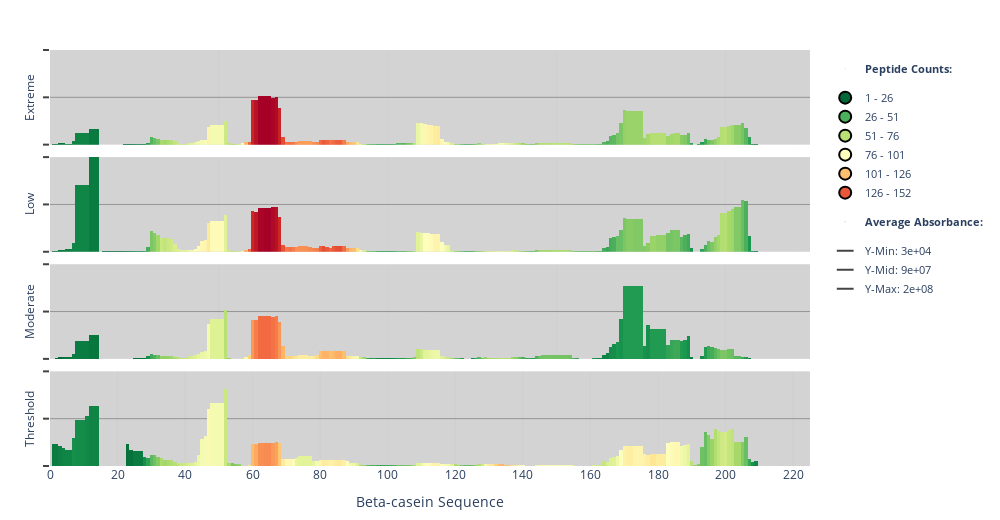

Write notebook code for a chart like this one.
### Code cell
from matplotlib.colors import to_rgba
import matplotlib.pyplot as plt
# Create a matplotlib colormap object from the Plotly colorscale name
cmap = plt.get_cmap(hm_selected_color)  

# Sort variables by key for consistent order
var_keys = sorted(list(available_data_variables.keys()))

# Get max sequence length for x-axis consistency
max_seq_len = max([len(available_data_variables[var]['protein_sequence']) for var in available_data_variables])

# find number of variables and make subplots
num_vars = len(available_data_variables)
fig = make_subplots(
    rows=num_vars, 
    cols=1,
    shared_xaxes=True,
    vertical_spacing=0.03,  # Slightly increase spacing for labels
    subplot_titles=[""] * num_vars  # Empty titles, we'll add them later
)

# Process each variable and add it to its own subplot
for i, var_key in enumerate(var_keys):
    var_data = available_data_variables[var_key]
    row = i + 1  # 1-indexed for subplots
    
    # Get the label for this variable
    if '_' in var_key:
        _, group_key = var_key.split('_', 1)
        label = group_key
    else:
        label = var_key
        
    # Get heatmap data
    if 'heatmap_df' in var_data and not var_data['heatmap_df'].empty:
        heatmap_df = var_data['heatmap_df']
        
        # Get counts and data
        counts = heatmap_df['count'].tolist()
        ms_data = heatmap_df['average'].fillna(0).tolist()
        aa_list = heatmap_df['AA'].tolist()
        
        # Get positions for all amino acids (continuous x-axis)
        positions = list(range(1, len(counts) + 1))
        
        # Create colors based on counts
        # Use the original get_grouped_colors function
        def plotly_colors():
            bar_colors_rgba = get_grouped_colors(counts, max_count, 
                                            num_groups=6,  # You can adjust this number
                                            plot_zero='no',  # or 'yes' if you want to include zeros
                                            cmap=cmap)

            # Convert matplotlib RGBA colors to Plotly format
            bar_colors = []
            for color in bar_colors_rgba:
                if color == 'white':
                    bar_colors.append('rgba(255,255,255,1.0)')
                else:
                    r, g, b, a = to_rgba(color)
                    bar_colors.append(f'rgba({int(r*255)},{int(g*255)},{int(b*255)},{a})')   
            return bar_colors
        bar_colors = plotly_colors()
        
  
        # For zero values, use very small heights
        min_height = 1e-1
        heights = []
        for ms in ms_data:
            if ms > 0:
                heights.append(max(ms, min_height))
            else:
                heights.append(min_height)  # Small non-zero value for log scale

        fig.add_trace(
            go.Bar(
                x=positions,
                y=heights,
                marker_color=bar_colors,
                marker_line_width=0,
                width=1.0,  # Full width to eliminate gaps
                hoverinfo='text',
                hovertext=[
                    f"Position: {pos}<br>Amino Acid: {aa}<br>Count: {count}<br>Abundance: {height:.2e}"
                    for pos, aa, count, height in zip(positions, aa_list, counts, heights)
                ],
                showlegend=False,
            ),
            row=row, col=1
        )
        def plotly_yaxis():    
            # Get min, max, median values for annotations
            y_min = [min(min_values)]
            y_max = [max(max_values)]

            # Get the three tick values from the calculate_y_ticks function
            tick1, tick2, tick3 = calculate_y_ticks(y_min, y_max)
            
            # Calculate log range for the y-axis display
            #log_min = np.log10(tick1)
            #log_max = np.log10(tick3)
            
            # Update y-axis with log scaling
            fig.update_yaxes(
                title=dict(
                    text=label,
                    font=dict(size=12),
                    standoff=5  # Closer to the axis
                ),
                #type='log',
                showgrid=True,
                gridwidth=1,
                gridcolor='rgba(0,0,0,0.3)',
                range= [tick1, tick3],#[log_min, log_max],  # Log-scaled range
                tickvals=[tick1, tick2, tick3],  # Show exactly 3 ticks
                ticktext=["", "", ""],  # Hide tick text but keep the ticks
                showticklabels=False,  # Don't show tick labels
                ticks="outside",  # Show tick marks outside
                ticklen=6,  # Make ticks longer
                tickwidth=2,  # Make ticks thicker
                row=row, col=1
            )
            return tick1, tick2, tick3
        tick1, tick2, tick3 = plotly_yaxis()

# Create a discrete legend at the right side of the plot
def plotly_legend(tick1, tick2, tick3):
    # PART 1: Create legend for peptide counts
    heatmap_legend_handles, heatmap_legend_labels = create_heatmap_legend_handles(cmap, num_colors, max_count, plot_zero)
    #print(f"Legend handles: {len(heatmap_legend_handles)}")
    #print(f"Legend labels: {heatmap_legend_labels}")
    # Add a separator with the first legend title
    fig.add_trace(
        go.Scatter(
            x=[None],
            y=[None],
            mode='markers',
            marker=dict(
                size=0,
                opacity=0,
            ),
            name=f"<b>{legend_title_input_2}</b>", # Bold formatting for title
            showlegend=True,
            legendgroup='peptide_count_title'
        )
    )

    # Add legend items for peptide counts
    for i, (label, handle) in enumerate(zip(heatmap_legend_labels, heatmap_legend_handles)):
        # Get color from matplotlib handle and convert to Plotly format
        color = handle.get_facecolor()
        r, g, b, a = color
        plotly_color = f'rgba({int(r*255)},{int(g*255)},{int(b*255)},{a})'
        
        # Add an invisible trace with the right legend properties
        fig.add_trace(
            go.Scatter(
                x=[None],
                y=[None],
                mode='markers',
                marker=dict(
                    size=10,
                    color=plotly_color,
                    line=dict(width=1, color='black')
                ),
                name=label,
                legendgroup=legend_title_input_2,
                showlegend=True
            )
        )
    
    # PART 2: Create legend for absorbance values
    # Add a separator with the second legend title
    fig.add_trace(
        go.Scatter(
            x=[None],
            y=[None],
            mode='markers',
            marker=dict(
                size=0,
                opacity=0,
            ),
            name=f"<b>{legend_title_input_3}</b>", # Bold formatting for title
            showlegend=True,
            legendgroup='absorbance_title'
        )
    )

    # Add an invisible trace to create a title-like effect for the second legend
    fig.add_trace(
        go.Scatter(
            x=[None],
            y=[None],
            mode='markers',
            marker=dict(
                size=0,
                opacity=0,
            ),
            name='', # Empty name to prevent duplicate text
            showlegend=False,
            legendgroup='absorbance_title'
        )
    )
    
    # Set icon for absorbance legend items
    absorbance_symbol = 'line-ew'  # horizontal line symbol
    
    # Add the absorbance values to the legend
    for i, (tick, label) in enumerate(zip([tick1, tick2, tick3], ['Y-Min', 'Y-Mid', 'Y-Max'])):
        fig.add_trace(
            go.Scatter(
                x=[None],
                y=[None],
                mode='markers',
                marker=dict(
                    size=10,
                    symbol=absorbance_symbol,
                    color='black',
                    line=dict(width=2)
                ),
                name=f"{label}: {tick:.1g}",
                #name=f"{label}: {tick:.1e}",
                legendgroup=legend_title_input_3,
                showlegend=True
            )
        )
    
    # Update the legend layout
    fig.update_layout(
        legend=dict(
            yanchor="top",
            y=0.99,
            xanchor="left",
            x=1.02,  # Position further to the right
            bordercolor="black",
            orientation="v",
            itemsizing='constant',  # Make all legend items the same size
            groupclick="toggleitem",
            bgcolor="rgba(255,255,255,0.8)",  # Semi-transparent background
            font=dict(size=11)
        )
    )
plotly_legend(tick1, tick2, tick3)

# Add position markers every 20 amino acids
# Update x-axes to be continuous with no gaps
def plotly_xaxes():
    for i in range(1, num_vars + 1):
        # Add position markers every 20 amino acids    
        marker_positions = list(range(20, max_seq_len + 1, 20))
        marker_texts = [str(pos) for pos in marker_positions]
        

        
        # Only show x-axis title on bottom subplot
        if i == num_vars:
            fig.update_xaxes(
                title=xaxis_label_input,
                showgrid=True,
                gridwidth=1,
                gridcolor='rgba(200,200,200,0.3)',
                range=[0, max_seq_len + 1],  # Set consistent range for all plots
                zeroline=False,
                dtick=20,  # Set position marks every 20 units
                row=i, col=1
            )
            # Add text labels for every 20th position
            for pos in marker_positions:
                fig.add_annotation(
                    x=pos,
                    y=-0.15,  # Below the x-axis
                    xref="x",
                    yref="paper",
                    text=str(pos),
                    showarrow=False,
                    font=dict(size=10),
                    row=i, col=1
                )

        else:
            for pos in marker_positions:
                # Add a vertical line at each marker position
                fig.add_shape(
                    type="line",
                    x0=pos, y0=0, 
                    x1=pos, y1=1,
                    xref="x", yref="paper",
                    line=dict(
                        color="rgba(100,100,100,0.3)",
                        width=1,
                        dash="dot"
                    ),
                    row=i, col=1
                )
            fig.update_xaxes(
                showticklabels=False,  # Hide tick labels except on bottom plot
                showgrid=True,
                gridwidth=1,
                gridcolor='rgba(200,200,200,0.3)',
                range=[0, max_seq_len + 1],  # Set consistent range for all plots
                zeroline=False,
                row=i, col=1
            )
plotly_xaxes()

# Update overall layout
fig.update_layout(
    height=130 * num_vars,  # Adjust height based on number of variables
    width=1000,
    bargap=0,      # No gap between bars in the same trace
    bargroupgap=0, # No gap between bar groups
    plot_bgcolor='lightgray',
    showlegend=True,
    margin=dict(l=50, r=50, t=50, b=50)  # Increased bottom margin for position markers
)

# Display the figure
fig.show()

### Figure 1 — Plotly figure (JSON) as saved in the notebook; plotly's stock layout.template omitted (floating-point values rounded to 4 significant figures; data arrays with more than 128 entries replaced by an {"elided": "..."} marker saying what was removed)
{"data": [{"hoverinfo": "text", "hovertext": {"elided": "224 str values"}, "marker": {"color": {"elided": "224 str values"}, "line": {"width": 0}}, "showlegend": false, "type": "bar", "width": 1, "x": {"elided": "224 int values"}, "xaxis": "x", "y": {"elided": "224 float values"}, "yaxis": "y"}, {"hoverinfo": "text", "hovertext": {"elided": "224 str values"}, "marker": {"color": {"elided": "224 str values"}, "line": {"width": 0}}, "showlegend": false, "type": "bar", "width": 1, "x": {"elided": "224 int values"}, "xaxis": "x2", "y": {"elided": "224 float values"}, "yaxis": "y2"}, {"hoverinfo": "text", "hovertext": {"elided": "224 str values"}, "marker": {"color": {"elided": "224 str values"}, "line": {"width": 0}}, "showlegend": false, "type": "bar", "width": 1, "x": {"elided": "224 int values"}, "xaxis": "x3", "y": {"elided": "224 float values"}, "yaxis": "y3"}, {"hoverinfo": "text", "hovertext": {"elided": "224 str values"}, "marker": {"color": {"elided": "224 str values"}, "line": {"width": 0}}, "showlegend": false, "type": "bar", "width": 1, "x": {"elided": "224 int values"}, "xaxis": "x4", "y": {"elided": "224 float values"}, "yaxis": "y4"}, {"legendgroup": "peptide_count_title", "marker": {"opacity": 0, "size": 0}, "mode": "markers", "name": "<b>Peptide Counts:</b>", "showlegend": true, "type": "scatter", "x": [null], "y": [null]}, {"legendgroup": "Peptide Counts:", "marker": {"color": "rgba(0,104,55,1.0)", "line": {"color": "black", "width": 1}, "size": 10}, "mode": "markers", "name": "1 - 26", "showlegend": true, "type": "scatter", "x": [null], "y": [null]}, {"legendgroup": "Peptide Counts:", "marker": {"color": "rgba(75,175,92,1.0)", "line": {"color": "black", "width": 1}, "size": 10}, "mode": "markers", "name": "26 - 51", "showlegend": true, "type": "scatter", "x": [null], "y": [null]}, {"legendgroup": "Peptide Counts:", "marker": {"color": "rgba(183,224,117,1.0)", "line": {"color": "black", "width": 1}, "size": 10}, "mode": "markers", "name": "51 - 76", "showlegend": true, "type": "scatter", "x": [null], "y": [null]}, {"legendgroup": "Peptide Counts:", "marker": {"color": "rgba(254,254,189,1.0)", "line": {"color": "black", "width": 1}, "size": 10}, "mode": "markers", "name": "76 - 101", "showlegend": true, "type": "scatter", "x": [null], "y": [null]}, {"legendgroup": "Peptide Counts:", "marker": {"color": "rgba(253,190,111,1.0)", "line": {"color": "black", "width": 1}, "size": 10}, "mode": "markers", "name": "101 - 126", "showlegend": true, "type": "scatter", "x": [null], "y": [null]}, {"legendgroup": "Peptide Counts:", "marker": {"color": "rgba(233,87,57,1.0)", "line": {"color": "black", "width": 1}, "size": 10}, "mode": "markers", "name": "126 - 152", "showlegend": true, "type": "scatter", "x": [null], "y": [null]}, {"legendgroup": "absorbance_title", "marker": {"opacity": 0, "size": 0}, "mode": "markers", "name": "<b>Average Absorbance:</b>", "showlegend": true, "type": "scatter", "x": [null], "y": [null]}, {"legendgroup": "absorbance_title", "marker": {"opacity": 0, "size": 0}, "mode": "markers", "name": "", "showlegend": false, "type": "scatter", "x": [null], "y": [null]}, {"legendgroup": "Average Absorbance:", "marker": {"color": "black", "line": {"width": 2}, "size": 10, "symbol": "line-ew"}, "mode": "markers", "name": "Y-Min: 3e+04", "showlegend": true, "type": "scatter", "x": [null], "y": [null]}, {"legendgroup": "Average Absorbance:", "marker": {"color": "black", "line": {"width": 2}, "size": 10, "symbol": "line-ew"}, "mode": "markers", "name": "Y-Mid: 9e+07", "showlegend": true, "type": "scatter", "x": [null], "y": [null]}, {"legendgroup": "Average Absorbance:", "marker": {"color": "black", "line": {"width": 2}, "size": 10, "symbol": "line-ew"}, "mode": "markers", "name": "Y-Max: 2e+08", "showlegend": true, "type": "scatter", "x": [null], "y": [null]}], "layout": {"annotations": [{"font": {"size": 10}, "showarrow": false, "text": "20", "x": 20, "xref": "x4", "y": -0.15, "yref": "y4"}, {"font": {"size": 10}, "showarrow": false, "text": "40", "x": 40, "xref": "x4", "y": -0.15, "yref": "y4"}, {"font": {"size": 10}, "showarrow": false, "text": "60", "x": 60, "xref": "x4", "y": -0.15, "yref": "y4"}, {"font": {"size": 10}, "showarrow": false, "text": "80", "x": 80, "xref": "x4", "y": -0.15, "yref": "y4"}, {"font": {"size": 10}, "showarrow": false, "text": "100", "x": 100, "xref": "x4", "y": -0.15, "yref": "y4"}, {"font": {"size": 10}, "showarrow": false, "text": "120", "x": 120, "xref": "x4", "y": -0.15, "yref": "y4"}, {"font": {"size": 10}, "showarrow": false, "text": "140", "x": 140, "xref": "x4", "y": -0.15, "yref": "y4"}, {"font": {"size": 10}, "showarrow": false, "text": "160", "x": 160, "xref": "x4", "y": -0.15, "yref": "y4"}, {"font": {"size": 10}, "showarrow": false, "text": "180", "x": 180, "xref": "x4", "y": -0.15, "yref": "y4"}, {"font": {"size": 10}, "showarrow": false, "text": "200", "x": 200, "xref": "x4", "y": -0.15, "yref": "y4"}, {"font": {"size": 10}, "showarrow": false, "text": "220", "x": 220, "xref": "x4", "y": -0.15, "yref": "y4"}], "bargap": 0, "bargroupgap": 0, "height": 520, "legend": {"bgcolor": "rgba(255,255,255,0.8)", "bordercolor": "black", "font": {"size": 11}, "groupclick": "toggleitem", "itemsizing": "constant", "orientation": "v", "x": 1.02, "xanchor": "left", "y": 0.99, "yanchor": "top"}, "margin": {"b": 50, "l": 50, "r": 50, "t": 50}, "plot_bgcolor": "lightgray", "shapes": [{"line": {"color": "rgba(100,100,100,0.3)", "dash": "dot", "width": 1}, "type": "line", "x0": 20, "x1": 20, "xref": "x", "y0": 0, "y1": 1, "yref": "y"}, {"line": {"color": "rgba(100,100,100,0.3)", "dash": "dot", "width": 1}, "type": "line", "x0": 40, "x1": 40, "xref": "x", "y0": 0, "y1": 1, "yref": "y"}, {"line": {"color": "rgba(100,100,100,0.3)", "dash": "dot", "width": 1}, "type": "line", "x0": 60, "x1": 60, "xref": "x", "y0": 0, "y1": 1, "yref": "y"}, {"line": {"color": "rgba(100,100,100,0.3)", "dash": "dot", "width": 1}, "type": "line", "x0": 80, "x1": 80, "xref": "x", "y0": 0, "y1": 1, "yref": "y"}, {"line": {"color": "rgba(100,100,100,0.3)", "dash": "dot", "width": 1}, "type": "line", "x0": 100, "x1": 100, "xref": "x", "y0": 0, "y1": 1, "yref": "y"}, {"line": {"color": "rgba(100,100,100,0.3)", "dash": "dot", "width": 1}, "type": "line", "x0": 120, "x1": 120, "xref": "x", "y0": 0, "y1": 1, "yref": "y"}, {"line": {"color": "rgba(100,100,100,0.3)", "dash": "dot", "width": 1}, "type": "line", "x0": 140, "x1": 140, "xref": "x", "y0": 0, "y1": 1, "yref": "y"}, {"line": {"color": "rgba(100,100,100,0.3)", "dash": "dot", "width": 1}, "type": "line", "x0": 160, "x1": 160, "xref": "x", "y0": 0, "y1": 1, "yref": "y"}, {"line": {"color": "rgba(100,100,100,0.3)", "dash": "dot", "width": 1}, "type": "line", "x0": 180, "x1": 180, "xref": "x", "y0": 0, "y1": 1, "yref": "y"}, {"line": {"color": "rgba(100,100,100,0.3)", "dash": "dot", "width": 1}, "type": "line", "x0": 200, "x1": 200, "xref": "x", "y0": 0, "y1": 1, "yref": "y"}, {"line": {"color": "rgba(100,100,100,0.3)", "dash": "dot", "width": 1}, "type": "line", "x0": 220, "x1": 220, "xref": "x", "y0": 0, "y1": 1, "yref": "y"}, {"line": {"color": "rgba(100,100,100,0.3)", "dash": "dot", "width": 1}, "type": "line", "x0": 20, "x1": 20, "xref": "x2", "y0": 0, "y1": 1, "yref": "y2"}, {"line": {"color": "rgba(100,100,100,0.3)", "dash": "dot", "width": 1}, "type": "line", "x0": 40, "x1": 40, "xref": "x2", "y0": 0, "y1": 1, "yref": "y2"}, {"line": {"color": "rgba(100,100,100,0.3)", "dash": "dot", "width": 1}, "type": "line", "x0": 60, "x1": 60, "xref": "x2", "y0": 0, "y1": 1, "yref": "y2"}, {"line": {"color": "rgba(100,100,100,0.3)", "dash": "dot", "width": 1}, "type": "line", "x0": 80, "x1": 80, "xref": "x2", "y0": 0, "y1": 1, "yref": "y2"}, {"line": {"color": "rgba(100,100,100,0.3)", "dash": "dot", "width": 1}, "type": "line", "x0": 100, "x1": 100, "xref": "x2", "y0": 0, "y1": 1, "yref": "y2"}, {"line": {"color": "rgba(100,100,100,0.3)", "dash": "dot", "width": 1}, "type": "line", "x0": 120, "x1": 120, "xref": "x2", "y0": 0, "y1": 1, "yref": "y2"}, {"line": {"color": "rgba(100,100,100,0.3)", "dash": "dot", "width": 1}, "type": "line", "x0": 140, "x1": 140, "xref": "x2", "y0": 0, "y1": 1, "yref": "y2"}, {"line": {"color": "rgba(100,100,100,0.3)", "dash": "dot", "width": 1}, "type": "line", "x0": 160, "x1": 160, "xref": "x2", "y0": 0, "y1": 1, "yref": "y2"}, {"line": {"color": "rgba(100,100,100,0.3)", "dash": "dot", "width": 1}, "type": "line", "x0": 180, "x1": 180, "xref": "x2", "y0": 0, "y1": 1, "yref": "y2"}, {"line": {"color": "rgba(100,100,100,0.3)", "dash": "dot", "width": 1}, "type": "line", "x0": 200, "x1": 200, "xref": "x2", "y0": 0, "y1": 1, "yref": "y2"}, {"line": {"color": "rgba(100,100,100,0.3)", "dash": "dot", "width": 1}, "type": "line", "x0": 220, "x1": 220, "xref": "x2", "y0": 0, "y1": 1, "yref": "y2"}, {"line": {"color": "rgba(100,100,100,0.3)", "dash": "dot", "width": 1}, "type": "line", "x0": 20, "x1": 20, "xref": "x3", "y0": 0, "y1": 1, "yref": "y3"}, {"line": {"color": "rgba(100,100,100,0.3)", "dash": "dot", "width": 1}, "type": "line", "x0": 40, "x1": 40, "xref": "x3", "y0": 0, "y1": 1, "yref": "y3"}, {"line": {"color": "rgba(100,100,100,0.3)", "dash": "dot", "width": 1}, "type": "line", "x0": 60, "x1": 60, "xref": "x3", "y0": 0, "y1": 1, "yref": "y3"}, {"line": {"color": "rgba(100,100,100,0.3)", "dash": "dot", "width": 1}, "type": "line", "x0": 80, "x1": 80, "xref": "x3", "y0": 0, "y1": 1, "yref": "y3"}, {"line": {"color": "rgba(100,100,100,0.3)", "dash": "dot", "width": 1}, "type": "line", "x0": 100, "x1": 100, "xref": "x3", "y0": 0, "y1": 1, "yref": "y3"}, {"line": {"color": "rgba(100,100,100,0.3)", "dash": "dot", "width": 1}, "type": "line", "x0": 120, "x1": 120, "xref": "x3", "y0": 0, "y1": 1, "yref": "y3"}, {"line": {"color": "rgba(100,100,100,0.3)", "dash": "dot", "width": 1}, "type": "line", "x0": 140, "x1": 140, "xref": "x3", "y0": 0, "y1": 1, "yref": "y3"}, {"line": {"color": "rgba(100,100,100,0.3)", "dash": "dot", "width": 1}, "type": "line", "x0": 160, "x1": 160, "xref": "x3", "y0": 0, "y1": 1, "yref": "y3"}, {"line": {"color": "rgba(100,100,100,0.3)", "dash": "dot", "width": 1}, "type": "line", "x0": 180, "x1": 180, "xref": "x3", "y0": 0, "y1": 1, "yref": "y3"}, {"line": {"color": "rgba(100,100,100,0.3)", "dash": "dot", "width": 1}, "type": "line", "x0": 200, "x1": 200, "xref": "x3", "y0": 0, "y1": 1, "yref": "y3"}, {"line": {"color": "rgba(100,100,100,0.3)", "dash": "dot", "width": 1}, "type": "line", "x0": 220, "x1": 220, "xref": "x3", "y0": 0, "y1": 1, "yref": "y3"}], "showlegend": true, "width": 1000, "xaxis": {"anchor": "y", "domain": [0, 1], "gridcolor": "rgba(200,200,200,0.3)", "gridwidth": 1, "matches": "x4", "range": [0, 225], "showgrid": true, "showticklabels": false, "zeroline": false}, "xaxis2": {"anchor": "y2", "domain": [0, 1], "gridcolor": "rgba(200,200,200,0.3)", "gridwidth": 1, "matches": "x4", "range": [0, 225], "showgrid": true, "showticklabels": false, "zeroline": false}, "xaxis3": {"anchor": "y3", "domain": [0, 1], "gridcolor": "rgba(200,200,200,0.3)", "gridwidth": 1, "matches": "x4", "range": [0, 225], "showgrid": true, "showticklabels": false, "zeroline": false}, "xaxis4": {"anchor": "y4", "domain": [0, 1], "dtick": 20, "gridcolor": "rgba(200,200,200,0.3)", "gridwidth": 1, "range": [0, 225], "showgrid": true, "title": {"text": " Beta-casein Sequence"}, "zeroline": false}, "yaxis": {"anchor": "x", "domain": [0.7725, 1], "gridcolor": "rgba(0,0,0,0.3)", "gridwidth": 1, "range": [25476, 181268252], "showgrid": true, "showticklabels": false, "ticklen": 6, "ticks": "outside", "ticktext": ["", "", ""], "tickvals": [25476, 90646864, 181268252], "tickwidth": 2, "title": {"font": {"size": 12}, "standoff": 5, "text": "Extreme"}}, "yaxis2": {"anchor": "x2", "domain": [0.515, 0.7425], "gridcolor": "rgba(0,0,0,0.3)", "gridwidth": 1, "range": [25476, 181268252], "showgrid": true, "showticklabels": false, "ticklen": 6, "ticks": "outside", "ticktext": ["", "", ""], "tickvals": [25476, 90646864, 181268252], "tickwidth": 2, "title": {"font": {"size": 12}, "standoff": 5, "text": "Low"}}, "yaxis3": {"anchor": "x3", "domain": [0.2575, 0.485], "gridcolor": "rgba(0,0,0,0.3)", "gridwidth": 1, "range": [25476, 181268252], "showgrid": true, "showticklabels": false, "ticklen": 6, "ticks": "outside", "ticktext": ["", "", ""], "tickvals": [25476, 90646864, 181268252], "tickwidth": 2, "title": {"font": {"size": 12}, "standoff": 5, "text": "Moderate"}}, "yaxis4": {"anchor": "x4", "domain": [0, 0.2275], "gridcolor": "rgba(0,0,0,0.3)", "gridwidth": 1, "range": [25476, 181268252], "showgrid": true, "showticklabels": false, "ticklen": 6, "ticks": "outside", "ticktext": ["", "", ""], "tickvals": [25476, 90646864, 181268252], "tickwidth": 2, "title": {"font": {"size": 12}, "standoff": 5, "text": "Threshold"}}}}
